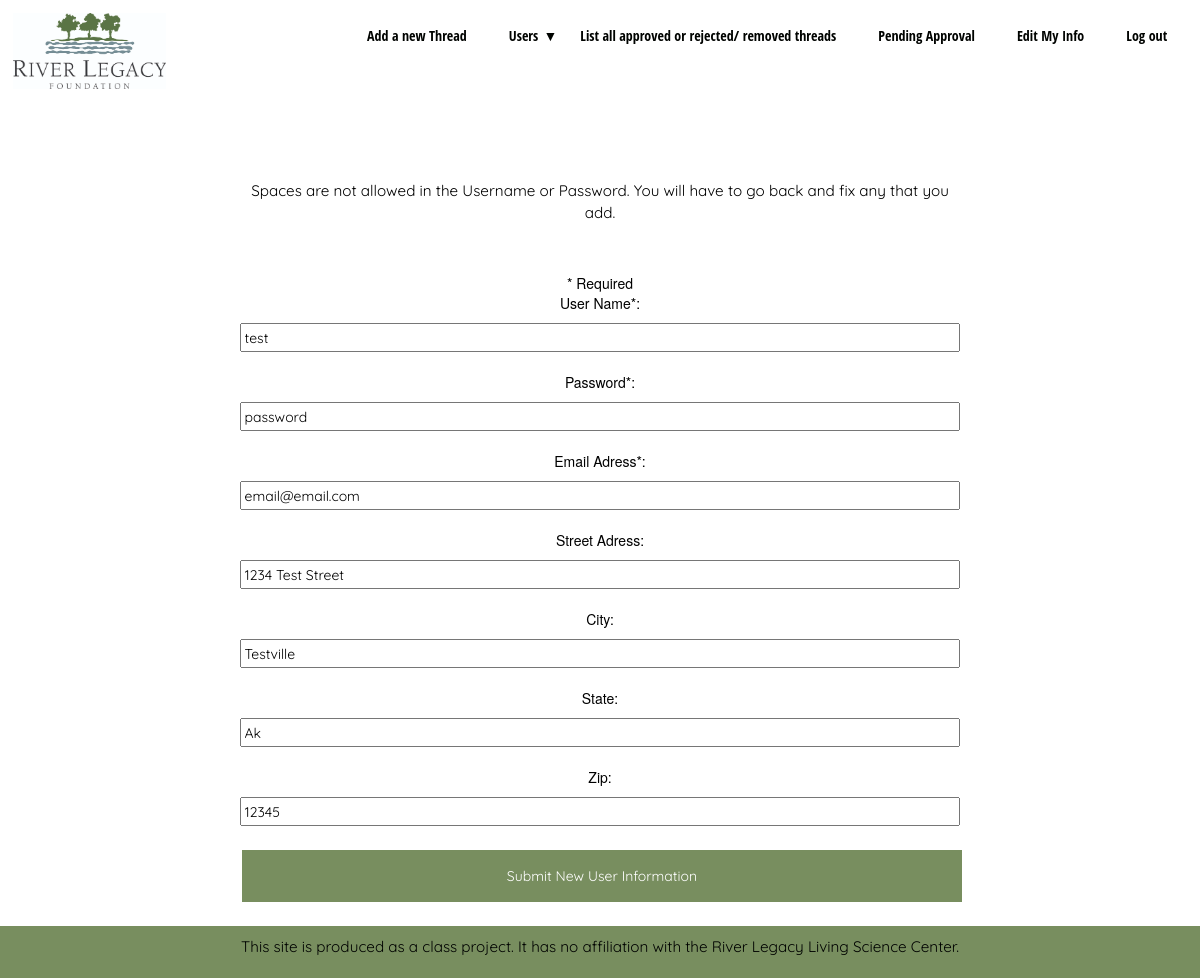
The page /editUserForm.php?UID=1 (signed in) on the database its author committed.
### tables this page shows
CREATE TABLE `Users` (
  `UID` int(11) NOT NULL AUTO_INCREMENT,
  `UserName` varchar(50) NOT NULL,
  `Password` varchar(50) NOT NULL,
  `FirstName` varchar(100) NOT NULL,
  `LastName` varchar(100) NOT NULL,
  `EmailAdress` varchar(100) NOT NULL,
  `StreetAdress` varchar(200) NOT NULL,
  `City` varchar(100) NOT NULL,
  `State` varchar(100) NOT NULL,
  `Zip` bigint(20) NOT NULL DEFAULT '0',
  `UserImageURL` varchar(500) NOT NULL,
  `Admin` tinyint(1) NOT NULL DEFAULT '0',
  `TrustedUser` int(11) NOT NULL DEFAULT '0',
  `ParentID` int(11) NOT NULL,
  `ForumAcess` int(11) NOT NULL,
  `RejectedPosts` int(11) NOT NULL DEFAULT '0',
  PRIMARY KEY (`UID`)
);

### editUserForm.php (the view, shortened to what this page needs)
<?php
include("shared.php");
?>
<?php
$conn = dbConnect();
$UserName="";
$Password="";
$EmailAdress="";
$StreetAdress="";
$City="";
$State="";
$Zip="";
$Admin="";
$ParentID="";
$ForumAcess="";
$errMsg = "";
if (isset($_GET['UID'])) {
	$UID = intval($_GET['UID']);
	if ($UID > 0){
		$sql = "SELECT `UID`, `UserName`, `Password`, `EmailAdress`, `StreetAdress`, `City`, `State`, `Zip`, `UserImageURL`, `Admin`, `ParentID`, `ForumAcess` FROM `Users` WHERE `UID` = ?";
		$stmt = $conn->stmt_init();
		if($stmt->prepare($sql)){
			$stmt->bind_param('i',$UID);
			$stmt->execute();
			$stmt->bind_result($UID, $UserName, $Password, $EmailAdress, $StreetAdress, $City, $State, $Zip, $UserImageURL, $Admin, $ParentID, $ForumAcess);
		} else {
			$UID = "";
			$errMsg = "<div class='error'> If you are expecting to edit an exiting item, there are some error occured in the process -- the selected product is not recognizable.  Please follow the link below to the product adminstration interface or contact the webmaster.  Thank you.</div>";
		}
	}
}
?>
<?php
$ThisUserAdmin = $_SESSION['Admin'];
if($ThisUserAdmin){echo $admin_nav;}
else {echo $normal_nav;}
 ?>
<main class='flexboxContainer'>
<div class="center">
<h2>Product Information Form</h2>
<p>Spaces are not allowed in the Username or Password. You will have to go back and fix any that you add.</p>
    <p><?= $errMsg ?></p>
<form class="title" action="editUser_admin.php" method="POST">
* Required
		<br>User Name*:<br><input id="input1" type="text" name="UserName" size="100" value="<?= htmlentities($UserName) ?>">
		<br>Password*:<br><input id="input1" type="text" name="Password" size="100" value="<?= htmlentities($Password) ?>">
		<br>Email Adress*:<br><input type="email" name="EmailAdress" size="100" value="<?= htmlentities($EmailAdress) ?>">
		<br>Street Adress:<br><input type="text" name="StreetAdress" size="100" value="<?= htmlentities($StreetAdress) ?>">
		<br>City:<br><input type="text" name="City" size="100" value="<?= htmlentities($City) ?>">
		<br>State:<br><input type="text" name="State" size="100" value="<?= htmlentities($State) ?>">
		<br>Zip:<br><input type="number" name="Zip" size="100" value="<?= htmlentities($Zip) ?>">
		<td colspan=2><br><input type=submit name="Submit" value="Submit New User Information">
</form>
</div>
</main>
<?php print $Footer; ?>
</body>
</html>

### css/style.css (style rules this page uses)
p { padding: 10px; font-size: 1.5rem; font-family: 'Quicksand', sans-serif; }
@media screen and (min-width:1080px) { p { font-size: .6rem; } }
h1, h3, h2, .h3, h4 { padding-left: 10px; padding-right: 10px; font-family: 'Quicksand', sans-serif; padding-bottom: .2rem; color: white; }
.title { margin-left: auto; margin-right: auto; text-align: center; color:black !important; }
.center { width: 60%; margin-left: auto !important; margin-right: auto !important; text-align: center; color:black !important; }
input { width: 100%; margin-bottom: 20px; margin-top: 10px; padding: 2.5px; font-family: 'Quicksand', sans-serif; }
input[type=button], input[type=submit], input[type=reset] { background-color: #788e5f; border: none; color: white; padding: 16px 32px; text-decoration: none; margin: 4px 2px; cursor: pointer; }

### rows shown on the page
users: UserName "test", Password "password", EmailAdress "email@email.com", StreetAdress "1234 Test Street", City "Testville", State "Ak", Zip "12345"
